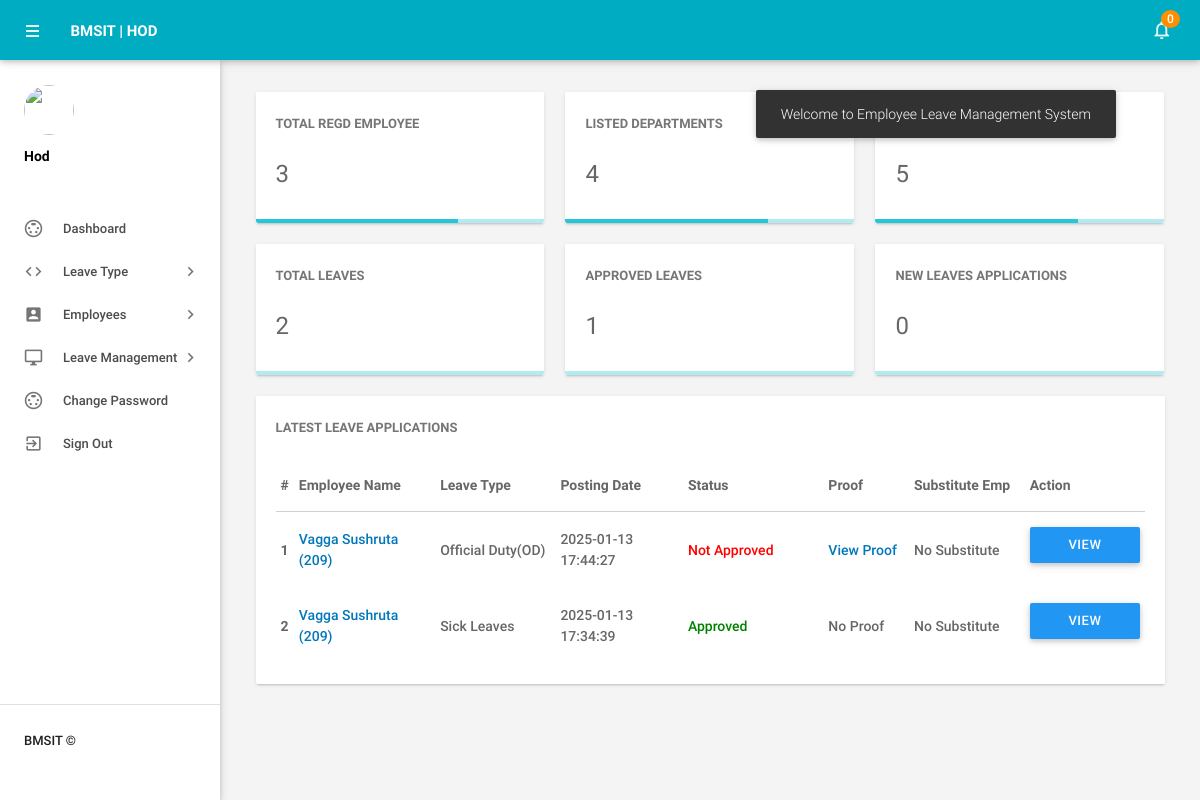
/main/hod/dashboard.php (signed in), run on the app's committed database.
### tables this page shows
CREATE TABLE `tblemployees` (
  `id` int(11) NOT NULL,
  `EmpId` varchar(100) NOT NULL,
  `FirstName` varchar(150) DEFAULT NULL,
  `LastName` varchar(150) DEFAULT NULL,
  `EmailId` varchar(200) DEFAULT NULL,
  `Password` varchar(180) DEFAULT NULL,
  `Gender` varchar(100) DEFAULT NULL,
  `Dob` varchar(100) DEFAULT NULL,
  `Department` varchar(255) DEFAULT NULL,
  `Address` varchar(255) DEFAULT NULL,
  `City` varchar(200) DEFAULT NULL,
  `Country` varchar(150) DEFAULT NULL,
  `Phonenumber` char(11) DEFAULT NULL,
  `Status` int(1) DEFAULT NULL,
  `RegDate` timestamp NULL DEFAULT current_timestamp()
);

CREATE TABLE `tblleaves` (
  `id` int(11) NOT NULL,
  `LeaveType` varchar(110) DEFAULT NULL,
  `ToDate` date DEFAULT NULL,
  `FromDate` date DEFAULT NULL,
  `Description` mediumtext DEFAULT NULL,
  `PostingDate` timestamp NULL DEFAULT current_timestamp(),
  `HodRemark` mediumtext DEFAULT NULL,
  `HodRemarkDate` varchar(120) DEFAULT NULL,
  `PrincipalRemark` mediumtext DEFAULT NULL,
  `PrincipalRemarkDate` varchar(120) DEFAULT NULL,
  `Status` int(1) DEFAULT NULL,
  `IsRead` int(1) DEFAULT NULL,
  `empid` int(11) DEFAULT NULL,
  `proof` varchar(255) DEFAULT NULL
);

### main/hod/dashboard.php (the view, shortened to what this page needs)
<?php
include('includes/config.php');
if(strlen($_SESSION['alogin'])==0)
    {
header('location:index.php');
}
else{
?>
<!DOCTYPE html>
<html lang="en">
    <head>
        <link type="text/css" rel="stylesheet" href="../assets/plugins/materialize/css/materialize.min.css"/>
        <link href="../assets/plugins/metrojs/MetroJs.min.css" rel="stylesheet">
        <link href="../assets/plugins/weather-icons-master/css/weather-icons.min.css" rel="stylesheet">
        <link href="../assets/css/alpha.min.css" rel="stylesheet" type="text/css"/>
    </head>
    <body>
           <?php include('includes/header.php');?>
       <?php include('includes/sidebar.php');?>
            <main class="mn-inner">
                <div class="">
                    <div class="row no-m-t no-m-b">
                        <a href="manageemployee.php" target="blank">
                    <div class="col s12 m12 l4">
                        <div class="card stats-card">
                            <div class="card-content">
                                <span class="card-title">Total Regd Employee</span>
                                <span class="stats-counter">
<?php
$sql = "SELECT id from tblemployees";
$query = $dbh -> prepare($sql);
$query->execute();
$empcount=$query->rowCount();
?>
                                    <span class="counter"><?php echo htmlentities($empcount);?></span></span>
                            </div>
                           <div class="progress stats-card-progress">
                                <div class="determinate" style="width: 70%"></div>
                            </div>
                        </div>
                    </div></a>
                           <a href="managedepartments.php" target="blank">
                        <div class="col s12 m12 l4">
                        <div class="card stats-card">
                            <div class="card-content">
                                <span class="card-title">Listed Departments </span>
    <?php
$sql = "SELECT id from tbldepartments";
$query = $dbh -> prepare($sql);
$query->execute();
$dptcount=$query->rowCount();
?>
                                <span class="stats-counter"><span class="counter"><?php echo htmlentities($dptcount);?></span></span>
                            </div>
                             <div class="progress stats-card-progress">
                                <div class="determinate" style="width: 70%"></div>
                            </div>
                        </div>
                    </div></a>
                      <a href="manageleavetype.php" target="blank">
                    <div class="col s12 m12 l4">
                        <div class="card stats-card">
                            <div class="card-content">
                                <span class="card-title">Listed leave Type</span>
                                    <?php
$sql = "SELECT id from  tblleavetype";
$query = $dbh -> prepare($sql);
$query->execute();
$leavtypcount=$query->rowCount();
?>
                                <span class="stats-counter"><span class="counter"><?php echo htmlentities($leavtypcount);?></span></span>
                            </div>
                            <div class="progress stats-card-progress">
                                <div class="determinate" style="width: 70%"></div>
                            </div>
                        </div>
                    </div></a>
                    <a href="leaves.php" target="blank">
                    <div class="col s12 m12 l4">
                        <div class="card stats-card">
                            <div class="card-content">
                                <span class="card-title">Total Leaves</span>
                                    <?php
$sql = "SELECT id from  tblleaves";
$query = $dbh -> prepare($sql);
$query->execute();
$totalleaves=$query->rowCount();
?>
                                <span class="stats-counter"><span class="counter"><?php echo htmlentities($totalleaves);?></span></span>
                            </div>
                            <div class="progress stats-card-progress">
                            </div>
                        </div>
                    </div></a>
     <a href="approvedleave-history.php" target="blank">
                    <div class="col s12 m12 l4">
                        <div class="card stats-card">
                            <div class="card-content">
                                <span class="card-title">Approved Leaves</span>
                                    <?php
$sql = "SELECT id from  tblleaves where Status=1";
$query = $dbh -> prepare($sql);
$query->execute();
$approvedleaves=$query->rowCount();
?>
                                <span class="stats-counter"><span class="counter"><?php echo htmlentities($approvedleaves);?></span></span>
                            </div>
                            <div class="progress stats-card-progress">
                            </div>
                        </div>
                    </div></a>
     <a href="pending-leavehistory.php" target="blank">
                    <div class="col s12 m12 l4">
                        <div class="card stats-card">
                            <div class="card-content">
                                <span class="card-title">New Leaves Applications</span>
                                    <?php
$sql = "SELECT id from  tblleaves where Status=0";
$query = $dbh -> prepare($sql);
$query->execute();
$approvedleaves=$query->rowCount();
?>
                                <span class="stats-counter"><span class="counter"><?php echo htmlentities($approvedleaves);?></span></span>
                            </div>
                            <div class="progress stats-card-progress">
                            </div>
                        </div>
                    </div></a>
                    </div>
                    <div class="row no-m-t no-m-b">
    <div class="col s15 m12 l12">
        <div class="card invoices-card">
            <div class="card-content">
                <span class="card-title">Latest Leave Applications</span>
                <table id="example" class="display responsive-table">
                    <thead>
                        <tr>
                            <th>#</th>
                            <th width="200">Employee Name</th>
                            <th width="165">Leave Type</th>
                            <th width="180">Posting Date</th>
                            <th width="200">Status</th>
                            <th width="120">Proof</th>
                            <th width="150">Substitute Emp</th>
                            <th align="center">Action</th>
                        </tr>
                    </thead>
                    <tbody>
                        <?php
                        $sql = "SELECT tblleaves.id as lid,
                                       tblemployees.FirstName,
                                       tblemployees.LastName,
                                       tblemployees.EmpId,
                                       tblemployees.id,
                                       tblleaves.LeaveType,
                                       tblleaves.PostingDate,
                                       tblleaves.Status,
                                       tblleaves.Proof,
                                       COALESCE((SELECT CONCAT(sub.FirstName, ' ', sub.LastName)
                                                 FROM tblemployees sub
                                                 JOIN tblclassrequests cr ON sub.id = cr.requested_emp_id
                                                 WHERE cr.status = 'Accepted' AND cr.requester_id = tblemployees.id AND cr.from_date = tblleaves.FromDate LIMIT 1), 'No Substitute') AS SubstituteTeacher
                                FROM tblleaves
                                JOIN tblemployees ON tblleaves.empid = tblemployees.id
                                ORDER BY lid DESC LIMIT 6";
                        $query = $dbh->prepare($sql);
                        $query->execute();
                        $results = $query->fetchAll(PDO::FETCH_OBJ);
                        $cnt = 1;
                        if ($query->rowCount() > 0) {
                            foreach ($results as $result) {
                        ?>
                                <tr>
                                    <td><b><?php echo htmlentities($cnt); ?></b></td>
                                    <td>
                                        <a href="editemployee.php?empid=<?php echo htmlentities($result->id); ?>" target="_blank">
                                            <?php echo htmlentities($result->FirstName . " " . $result->LastName); ?> (<?php echo htmlentities($result->EmpId); ?>)
                                        </a>
                                    </td>
                                    <td><?php echo htmlentities($result->LeaveType); ?></td>
                                    <td><?php echo htmlentities($result->PostingDate); ?></td>
                                    <td>
                                        <?php
                                        $stats = $result->Status;
                                        if ($stats == 1) {
                                        ?>
                                            <span style="color: green">Approved</span>
                                        <?php } elseif ($stats == 2) { ?>
                                            <span style="color: red">Not Approved</span>
                                        <?php } else { ?>
                                            <span style="color: blue">Waiting for Approval</span>
                                        <?php } ?>
                                    </td>
                                    <td>
                                        <?php if (!empty($result->Proof)) { ?>
                                            <a href="../<?php echo htmlentities($result->Proof); ?>" target="_blank">View Proof</a>
                                        <?php } else { ?>
                                            <span>No Proof</span>
                                        <?php } ?>
                                    </td>
                                    <td>
                                        <?php echo htmlentities($result->SubstituteTeacher); ?>
                                    </td>
                                    <td>
                                        <a href="leave-details.php?leaveid=<?php echo htmlentities($result->lid); ?>" class="waves-effect waves-light btn blue m-b-xs">View Details</a>
                                    </td>
                                </tr>
                        <?php
                                $cnt++;
                            }
                        }
                        ?>
                    </tbody>
                </table>
            </div>
        </div>
    </div>
</div>
    </body>
</html>
<?php } ?>

### data on the page
tblemployees: FirstName+LastName "Vagga Sushruta", EmpId "209", tblleaves.LeaveType "Official Duty(OD)", tblleaves.PostingDate "2025-01-13 17:44:27", shows "Not Approved", SubstituteTeacher "No Substitute", tblleaves.LeaveType "Sick Leaves", tblleaves.PostingDate "2025-01-13 17:34:39", shows "No Proof"

### other printed values
$unreadcount "0"
$empcount "3"
$dptcount "4"
$leavtypcount "5"
$totalleaves "2"
$approvedleaves "1"
$approvedleaves "0"
